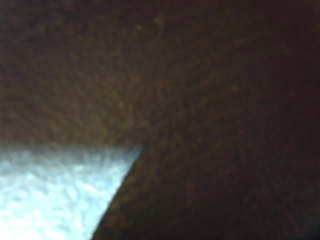
#> input picture captured_photos/photo_20241210_121422.jpg, 320 x 240 px
$ python hsv_image_tuner.py ../captured_photos/photo_20241210_121422.jpg
#> lines starting #> are read from the running program, lines starting #| are printed output that depends on the picture; after the words box and inside, x2 and y2 are one past the last pixel; in counts of white or black regions, pixels touching at a corner belong together
#!/usr/bin/env python3
import cv2
import numpy as np
import argparse

def nothing(x):
    pass

def create_trackbars():
    # Create window for trackbars
    cv2.namedWindow('HSV Tuner')

    # Create trackbars for HSV ranges
    cv2.createTrackbar('H min', 'HSV Tuner', 0, 179, nothing)
    cv2.createTrackbar('H max', 'HSV Tuner', 179, 179, nothing)
    cv2.createTrackbar('S min', 'HSV Tuner', 0, 255, nothing)
    cv2.createTrackbar('S max', 'HSV Tuner', 255, 255, nothing)
    cv2.createTrackbar('V min', 'HSV Tuner', 0, 255, nothing)
    cv2.createTrackbar('V max', 'HSV Tuner', 255, 255, nothing)

    # Create trackbars for area thresholds
    cv2.createTrackbar('Area min', 'HSV Tuner', 100, 10000, nothing)
    cv2.createTrackbar('Area max', 'HSV Tuner', 5000, 10000, nothing)

    # Add BGR/RGB toggle
    cv2.createTrackbar('BGR Mode', 'HSV Tuner', 1, 1, nothing)

def get_trackbar_values():
    # Get current positions of trackbars
    h_min = cv2.getTrackbarPos('H min', 'HSV Tuner')
    h_max = cv2.getTrackbarPos('H max', 'HSV Tuner')
    s_min = cv2.getTrackbarPos('S min', 'HSV Tuner')
    s_max = cv2.getTrackbarPos('S max', 'HSV Tuner')
    v_min = cv2.getTrackbarPos('V min', 'HSV Tuner')
    v_max = cv2.getTrackbarPos('V max', 'HSV Tuner')
    area_min = cv2.getTrackbarPos('Area min', 'HSV Tuner')
    area_max = cv2.getTrackbarPos('Area max', 'HSV Tuner')
    bgr_mode = cv2.getTrackbarPos('BGR Mode', 'HSV Tuner')

    return h_min, h_max, s_min, s_max, v_min, v_max, area_min, area_max, bgr_mode

def process_image(image, h_min, h_max, s_min, s_max, v_min, v_max, area_min, area_max, bgr_mode):
    # Convert BGR to RGB if needed
    working_image = image.copy()
    if not bgr_mode:
        working_image = cv2.cvtColor(working_image, cv2.COLOR_BGR2RGB)

    # Convert to HSV
    hsv = cv2.cvtColor(working_image, cv2.COLOR_BGR2HSV if bgr_mode else cv2.COLOR_RGB2HSV)

    # Create HSV range mask
    lower_hsv = np.array([h_min, s_min, v_min])
    upper_hsv = np.array([h_max, s_max, v_max])
    mask = cv2.inRange(hsv, lower_hsv, upper_hsv)

    # Find contours
    contours, _ = cv2.findContours(mask, cv2.RETR_EXTERNAL, cv2.CHAIN_APPROX_SIMPLE)

    # Create result image
    result = working_image.copy()

    # Draw contours that meet area threshold
    detected_areas = []
    for cnt in contours:
        area = cv2.contourArea(cnt)
        if area_min <= area <= area_max:
            # Draw contour
            cv2.drawContours(result, [cnt], -1, (0, 255, 0), 2)

            # Get and draw bounding rectangle
            x, y, w, h = cv2.boundingRect(cnt)
            cv2.rectangle(result, (x, y), (x + w, y + h), (255, 0, 0), 2)

            # Calculate center
            center_x = x + w//2
            center_y = y + h//2

            # Display area and center coordinates
            text = f'Area: {int(area)}, Center: ({center_x},{center_y})'
            cv2.putText(result, text, (x, y-10),
                       cv2.FONT_HERSHEY_SIMPLEX, 0.5, (255, 0, 0), 2)

            detected_areas.append({
                'area': area,
                'center': (center_x, center_y),
                'bbox': (x, y, w, h)
            })

    # Convert back to BGR for display if in RGB mode
    if not bgr_mode:
        result = cv2.cvtColor(result, cv2.COLOR_RGB2BGR)
        working_image = cv2.cvtColor(working_image, cv2.COLOR_RGB2BGR)

    return mask, result, detected_areas

def main():
    parser = argparse.ArgumentParser(description='HSV Tuner for Images')
    parser.add_argument('image_path', help='Path to the image file')
    args = parser.parse_args()

    # Read image
    original = cv2.imread(args.image_path)
#> original is the input picture: shape (240, 320, 3); mean B, G, R 61.9, 65.1, 69.8
    if original is None:
        print(f"Error: Could not read image from {args.image_path}")
        return

    # Resize image if it's too large
    max_dimension = 800
    height, width = original.shape[:2]
#> height = 240; width = 320
    if height > max_dimension or width > max_dimension:
        scale = max_dimension / max(height, width)
        original = cv2.resize(original, None, fx=scale, fy=scale)

    # Create trackbars
    create_trackbars()
#> slider 'H min' is set to 35
#> slider 'S min' is set to 51
#> slider 'V min' is set to 51

    while True:
        # Get current trackbar values
        h_min, h_max, s_min, s_max, v_min, v_max, area_min, area_max, bgr_mode = get_trackbar_values()

        # Process image with current values
        mask, result, detected_areas = process_image(
            original, h_min, h_max, s_min, s_max, v_min, v_max, area_min, area_max, bgr_mode
        )
#> in process_image, `hsv = cv2.cvtColor(working_image, cv2.COLOR_BGR2HSV if bgr_mode else c..`: hsv: shape (240, 320, 3); mean H, S, V 50.4, 68.8, 74.5
#> in process_image, `mask = cv2.inRange(hsv, lower_hsv, upper_hsv)`:
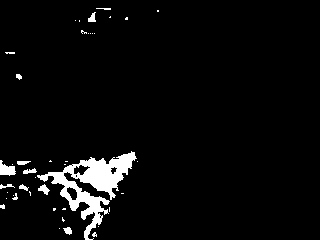
#> mask: shape (240, 320); 4.3% white; 42 white regions (30 under 20 px)
#> in process_image, `contours, _ = cv2.findContours(mask, cv2.RETR_EXTERNAL, cv2.CHAIN_APPR..`: contours = 42 contours, 34 with area under 20; largest, box (x1, y1, x2, y2) and area: (37, 151, 137, 240) 2556, (0, 160, 16, 176) 128, (38, 184, 50, 195) 52, (88, 12, 96, 22) 36, (63, 227, 72, 235) 35, (23, 168, 37, 174) 34, (17, 161, 31, 165) 28, (19, 184, 29, 191) 24
#> the loop in process_image, `for cnt in contours:` made 42 passes
#> (area, x, y, w, h, center_x, center_y, text) on passes 27 to 28: (128.5, 0, 160, 16, 16, 8, 168, 'Area: 128, Center: (8,168)'), (2556.5, 37, 151, 100, 89, 87, 195, 'Area: 2556, Center: (87,195)')
#> area on passes 3, 16, 17, 20, 25, 40: 35, 51.5, 24, 33.5, 28, 36
#> after the loop in process_image, `for cnt in contours:`:
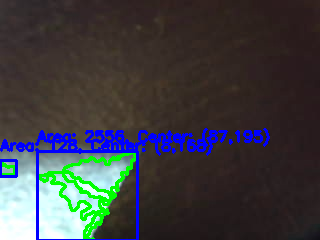
#> result: shape (240, 320, 3); 7.35% of pixels changed, all inside (x1, y1, x2, y2) = (0, 128, 270, 240)
#> after the loop in process_image, `for cnt in contours:`: detected_areas = 2 items
#> detected_areas = 2 items

        # Show images
        cv2.imshow('Original', original)
        cv2.imshow('Mask', mask)
        cv2.imshow('Result', result)

        # Display HSV values and detected areas
        print('\r' + '-'*80, end='')
        print(f'\rMode: {"BGR" if bgr_mode else "RGB"}, ' +
              f'HSV Range: [{h_min},{s_min},{v_min}] to [{h_max},{s_max},{v_max}], ' +
              f'Area Range: {area_min} to {area_max}', end='')
        print(f'\nDetected {len(detected_areas)} objects', end='')
#| Detected 2 objects

        # Break loop on 'q' press
        key = cv2.waitKey(1) & 0xFF
#> (key q is pressed here)
        if key == ord('q'):
            break
        elif key == ord('s'):
            # Save the current values to a file
            with open('hsv_values.txt', 'w') as f:
                f.write(f"Color Mode: {'BGR' if bgr_mode else 'RGB'}\n")
                f.write(f"HSV Range: [{h_min},{s_min},{v_min}] to [{h_max},{s_max},{v_max}]\n")
                f.write(f"Area Range: {area_min} to {area_max}\n")
                f.write("\nDetected Objects:\n")
                for i, obj in enumerate(detected_areas, 1):
                    f.write(f"Object {i}:\n")
                    f.write(f"  Area: {obj['area']:.2f}\n")
                    f.write(f"  Center: {obj['center']}\n")
                    f.write(f"  Bounding Box: {obj['bbox']}\n")
            print("\nValues saved to hsv_values.txt")

    # Clean up
    cv2.destroyAllWindows()
    print("\nFinal HSV and Area values:")
    print(f"Mode: {'BGR' if bgr_mode else 'RGB'}")
    print(f"HSV Range: [{h_min},{s_min},{v_min}] to [{h_max},{s_max},{v_max}]")
    print(f"Area Range: {area_min} to {area_max}")

if __name__ == "__main__":
    main()

$ run again, on captured_photos/photo_20241210_121512.jpg
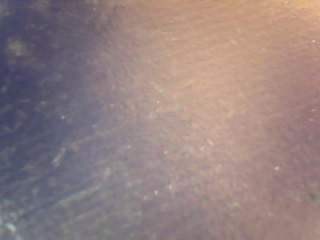
#> input picture captured_photos/photo_20241210_121512.jpg, 320 x 240 px
#> in main, original is the input picture: shape (240, 320, 3); mean B, G, R 129.1, 130, 148.6
#> hsv: shape (240, 320, 3); mean H, S, V 69.1, 47.6, 153.1
#> in process_image, `mask = cv2.inRange(hsv, lower_hsv, upper_hsv)`:
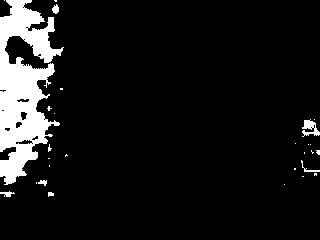
#> mask: shape (240, 320); 9% white; 28 white regions (21 under 20 px)
#> contours = 28 contours, 23 with area under 20; largest, box (x1, y1, x2, y2) and area: (0, 0, 64, 185) 6171, (302, 119, 320, 137) 128, (52, 4, 59, 14) 36, (0, 191, 15, 197) 28, (38, 180, 47, 186) 22
#> the loop in process_image, `for cnt in contours:` made 28 passes
#> (area, x, y, w, h, center_x, center_y, text) on pass 21: (128.5, 302, 119, 18, 18, 311, 128, 'Area: 128, Center: (311,128)')
#> after the loop in process_image, `for cnt in contours:`:
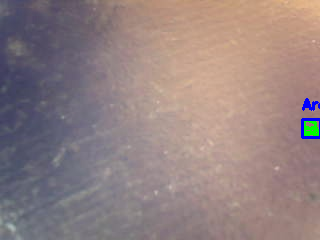
#> result: shape (240, 320, 3); 0.61% of pixels changed, all inside (x1, y1, x2, y2) = (301, 98, 320, 139)
#> after the loop in process_image, `for cnt in contours:`: detected_areas = 1 item
#| Detected 1 objects
